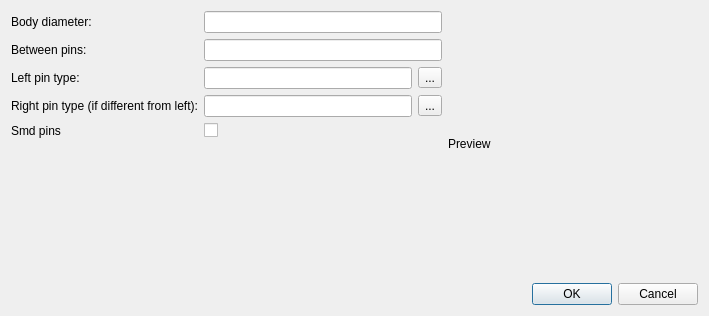
<?xml version="1.0" encoding="UTF-8"?>
<ui version="4.0">
 <class>SdDMasterPartDoubleRound</class>
 <widget class="QDialog" name="SdDMasterPartDoubleRound">
  <property name="geometry">
   <rect>
    <x>0</x>
    <y>0</y>
    <width>709</width>
    <height>316</height>
   </rect>
  </property>
  <property name="windowTitle">
   <string>Two pins round part master</string>
  </property>
  <layout class="QVBoxLayout" name="verticalLayout">
   <item>
    <layout class="QHBoxLayout" name="horizontalLayout_3">
     <item>
      <layout class="QFormLayout" name="formLayout">
       <item row="0" column="0">
        <widget class="QLabel" name="label">
         <property name="text">
          <string>Body diameter:</string>
         </property>
        </widget>
       </item>
       <item row="0" column="1">
        <widget class="QLineEdit" name="mBodyDiameter"/>
       </item>
       <item row="1" column="0">
        <widget class="QLabel" name="label_3">
         <property name="text">
          <string>Between pins:</string>
         </property>
        </widget>
       </item>
       <item row="1" column="1">
        <widget class="QLineEdit" name="mBetweenPins"/>
       </item>
       <item row="2" column="0">
        <widget class="QLabel" name="label_4">
         <property name="text">
          <string>Left pin type:</string>
         </property>
        </widget>
       </item>
       <item row="2" column="1">
        <layout class="QHBoxLayout" name="horizontalLayout">
         <item>
          <widget class="QLineEdit" name="mLeftPinType"/>
         </item>
         <item>
          <widget class="QToolButton" name="mLeftPinTypeSelect">
           <property name="text">
            <string>...</string>
           </property>
          </widget>
         </item>
        </layout>
       </item>
       <item row="3" column="0">
        <widget class="QLabel" name="label_5">
         <property name="text">
          <string>Right pin type (if different from left):</string>
         </property>
        </widget>
       </item>
       <item row="3" column="1">
        <layout class="QHBoxLayout" name="horizontalLayout_2">
         <item>
          <widget class="QLineEdit" name="mRightPinType"/>
         </item>
         <item>
          <widget class="QToolButton" name="mRightPinTypeSelect">
           <property name="text">
            <string>...</string>
           </property>
          </widget>
         </item>
        </layout>
       </item>
       <item row="4" column="0">
        <widget class="QLabel" name="label_6">
         <property name="text">
          <string>Smd pins</string>
         </property>
        </widget>
       </item>
       <item row="4" column="1">
        <widget class="QCheckBox" name="mSmd">
         <property name="text">
          <string/>
         </property>
        </widget>
       </item>
      </layout>
     </item>
     <item>
      <widget class="QLabel" name="mPreview">
       <property name="minimumSize">
        <size>
         <width>250</width>
         <height>250</height>
        </size>
       </property>
       <property name="toolTip">
        <string>Builded part preview</string>
       </property>
       <property name="text">
        <string>Preview</string>
       </property>
      </widget>
     </item>
    </layout>
   </item>
   <item>
    <widget class="QDialogButtonBox" name="buttonBox">
     <property name="orientation">
      <enum>Qt::Horizontal</enum>
     </property>
     <property name="standardButtons">
      <set>QDialogButtonBox::Cancel|QDialogButtonBox::Ok</set>
     </property>
    </widget>
   </item>
  </layout>
 </widget>
 <resources/>
 <connections/>
</ui>
